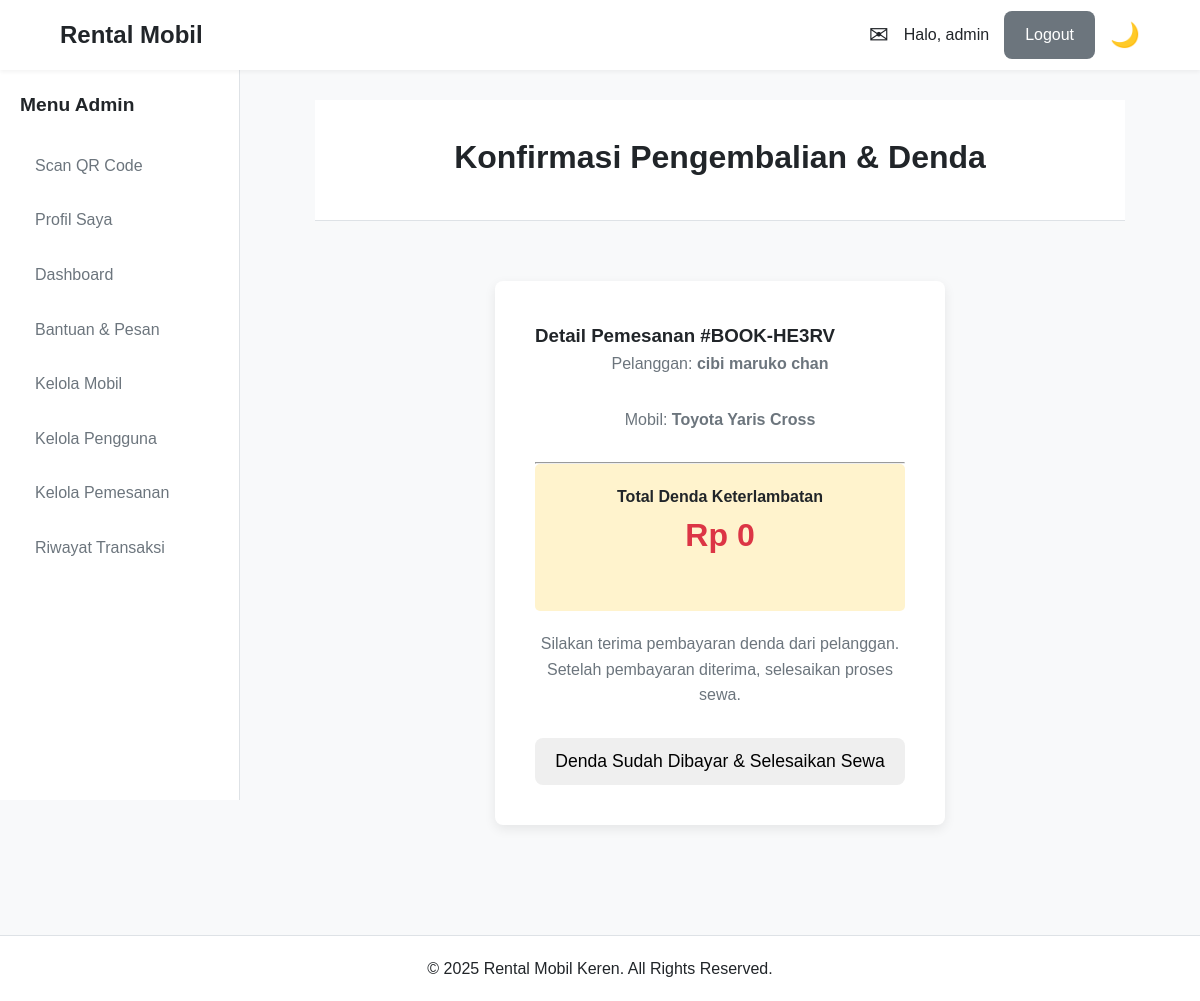
The page /karyawan/konfirmasi_pengembalian.php?id=16 (signed in) on the database its author committed.
### tables this page shows
CREATE TABLE `pemesanan` (
  `id_pemesanan` int(11) NOT NULL,
  `kode_pemesanan` varchar(10) NOT NULL,
  `id_pengguna` int(11) NOT NULL,
  `id_mobil` int(11) NOT NULL,
  `tanggal_mulai` datetime NOT NULL,
  `tanggal_selesai` datetime NOT NULL,
  `tanggal_pengembalian` datetime DEFAULT NULL,
  `total_biaya` decimal(12,2) NOT NULL,
  `total_denda` decimal(12,2) DEFAULT 0.00,
  `total_biaya_diajukan` decimal(12,2) DEFAULT NULL,
  `status_pemesanan` enum('Menunggu Pembayaran','Dikonfirmasi','Berjalan','Selesai','Dibatalkan','Pengajuan Pembatalan','Pengajuan Ambil Cepat','Menunggu Pembayaran Denda','Pengajuan Ditolak') NOT NULL,
  `alasan_pembatalan` text DEFAULT NULL,
  `rekening_pembatalan` varchar(50) DEFAULT NULL,
  `rating_pengguna` int(1) DEFAULT NULL,
  `review_pelanggan` text DEFAULT NULL,
  `catatan_admin` varchar(255) DEFAULT NULL,
  `waktu_pengambilan` datetime DEFAULT NULL,
  `waktu_pengembalian` datetime DEFAULT NULL,
  `batas_pembayaran` datetime DEFAULT NULL,
  `tgl_mulai_diajukan` datetime DEFAULT NULL,
  `tanggal_pemesanan` timestamp NOT NULL DEFAULT current_timestamp(),
  `updated_at` timestamp NOT NULL DEFAULT current_timestamp() ON UPDATE current_timestamp()
);

CREATE TABLE `pengguna` (
  `id_pengguna` int(11) NOT NULL,
  `username` varchar(50) NOT NULL,
  `password` varchar(255) NOT NULL,
  `nama_lengkap` varchar(100) NOT NULL,
  `nik` varchar(16) DEFAULT NULL,
  `foto_ktp` varchar(255) DEFAULT NULL,
  `email` varchar(100) NOT NULL,
  `no_telp` varchar(15) NOT NULL,
  `alamat` text DEFAULT NULL,
  `role` enum('Admin','Karyawan','Pelanggan') NOT NULL DEFAULT 'Pelanggan',
  `created_at` timestamp NOT NULL DEFAULT current_timestamp()
);

CREATE TABLE `mobil` (
  `id_mobil` int(11) NOT NULL,
  `plat_nomor` varchar(10) NOT NULL,
  `merk` varchar(50) NOT NULL,
  `model` varchar(50) NOT NULL,
  `tahun` year(4) NOT NULL,
  `jenis_mobil` varchar(50) DEFAULT NULL,
  `harga_sewa_harian` decimal(10,2) NOT NULL,
  `denda_per_hari` decimal(10,2) NOT NULL,
  `status` enum('Tersedia','Disewa','Perawatan','Tidak Aktif','Dipesan') NOT NULL DEFAULT 'Tersedia',
  `gambar_mobil` varchar(255) DEFAULT NULL,
  `spesifikasi` text DEFAULT NULL,
  `kelas_mobil` enum('Low level','Mid level','High level','Luxury') DEFAULT 'Mid level',
  `updated_at` timestamp NOT NULL DEFAULT current_timestamp() ON UPDATE current_timestamp()
);

### includes/functions.php (called while the page is built, shortened)
<?php
function format_rupiah($angka) {
    return 'Rp ' . number_format($angka, 0, ',', '.');
}

### karyawan/konfirmasi_pengembalian.php (the view, shortened to what this page needs)
<?php
require_once '../includes/config.php';
require_once '../includes/functions.php';
$id_pemesanan = isset($_GET['id']) ? (int)$_GET['id'] : 0;
try {
    $stmt = $pdo->prepare("SELECT p.*, u.nama_lengkap, m.merk, m.model FROM pemesanan p JOIN pengguna u ON p.id_pengguna = u.id_pengguna JOIN mobil m ON p.id_mobil = m.id_mobil WHERE p.id_pemesanan = ?");
    $stmt->execute([$id_pemesanan]);
    $pemesanan = $stmt->fetch();
} catch (PDOException $e) { die("Error: ".$e->getMessage()); }
require_once '../includes/header.php';
?>
<div class="page-header"><h1>Konfirmasi Pengembalian & Denda</h1></div>
<div class="form-container">
    <div class="form-box">
        <h3>Detail Pemesanan #<?= htmlspecialchars($pemesanan['kode_pemesanan']) ?></h3>
        <p>Pelanggan: <strong><?= htmlspecialchars($pemesanan['nama_lengkap']) ?></strong></p>
        <p>Mobil: <strong><?= htmlspecialchars($pemesanan['merk'] . ' ' . $pemesanan['model']) ?></strong></p>
        <hr>
        <div class="denda-info" style="text-align:center; padding: 20px; background: #fff3cd; border-radius: 5px;">
            <h4>Total Denda Keterlambatan</h4>
            <p style="font-size: 2rem; font-weight: bold; color: var(--danger-color);"><?= format_rupiah($pemesanan['total_denda']) ?></p>
        </div>
        <p style="text-align:center; margin-top:20px;">Silakan terima pembayaran denda dari pelanggan. Setelah pembayaran diterima, selesaikan proses sewa.</p>
        <form action="<?= BASE_URL ?>actions/pemesanan/proses_penyelesaian.php" method="POST" style="margin-top: 20px;" onsubmit="return confirm('Anda yakin denda sudah dibayar dan ingin menyelesaikan penyewaan ini?');">
            <button type="submit" class="btn btn-success" style="width: 100%;">Denda Sudah Dibayar & Selesaikan Sewa</button>
        </form>
    </div>
</div>
<?php require_once '../includes/footer.php'; ?>

### assets/css/style.css (style rules this page uses)
:root { --primary-color: #007bff; --secondary-color: #6c757d; --success-color: #28a745; --danger-color: #dc3545; --warning-color: #ffc107; --info-color: #17a2b8; --bg-color: #f8f9fa; --surface-color: #ffffff; --text-color: #212529; --muted-text-color: #6c757d; --border-color: #dee2e6; --font-family: 'Poppins', sans-serif; --header-height: 70px; --sidebar-width: 240px; --border-radius: 8px; --box-shadow: 0 4px 12px rgba(0, 0, 0, 0.08); }
* { margin: 0; padding: 0; box-sizing: border-box; }
body { font-family: var(--font-family); background-color: var(--bg-color); color: var(--text-color); line-height: 1.6; }
.btn { display: inline-block; padding: 10px 20px; font-size: 1rem; font-weight: 500; border: 1px solid transparent; border-radius: var(--border-radius); cursor: pointer; transition: all 0.2s; text-align: center; }
.form-container { display: flex; justify-content: center; align-items: center; padding: 40px 0; }
.form-box { background: var(--surface-color); padding: 40px; border-radius: var(--border-radius); box-shadow: var(--box-shadow); width: 100%; max-width: 450px; }
.form-box p { text-align: center; margin-bottom: 30px; color: var(--muted-text-color); }
.form-box .btn { width: 100%; padding: 12px; font-size: 1.1rem; }
.page-header { background-color: var(--surface-color); padding: 2rem 0; text-align: center; margin-bottom: 30px; border-bottom: 1px solid var(--border-color); }
.page-header h1 { margin-bottom: 5px; }

### assets/css/dashboard.css (style rules this page uses)
.page-header { margin-bottom: 20px; }

### rows shown on the page
pemesanan: kode_pemesanan "BOOK-HE3RV", id_pengguna.nama_lengkap "cibi maruko chan", id_mobil.model "Toyota Yaris Cross", total_denda "Rp 0"

### other values the page prints
$sapaan "admin"
$_SESSION['role'] "Admin"
